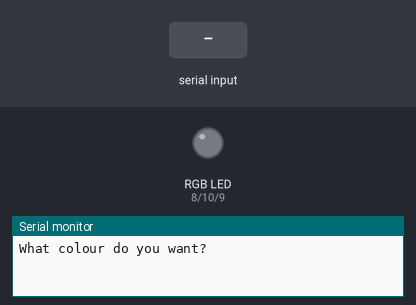
This sketch was run on a simulated Arduino Uno, built with avr-gcc and run on an emulated ATmega328P. On the bench: an RGB LED mixed from three pins (HIGH = lit), the last lines printed to the serial monitor. Inputs (shaded band) come from the test bench.

Above: at 1.2 s.
1.3 s: "red" received over Serial
At 3.2 s:
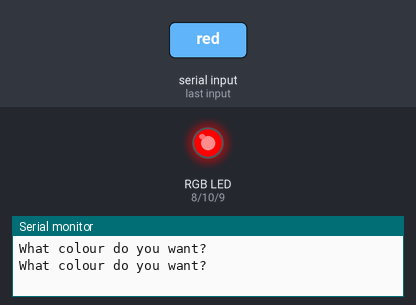
3.8 s: "green" received over Serial
At 5.2 s:
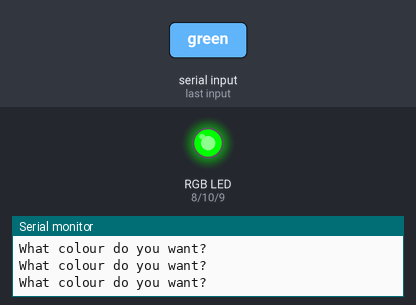
6.3 s: "blue" received over Serial
At 8.2 s:
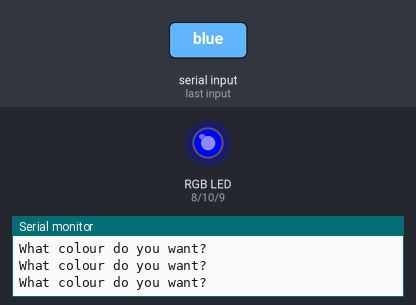
8.8 s: "aqua" received over Serial
At 10.2 s:
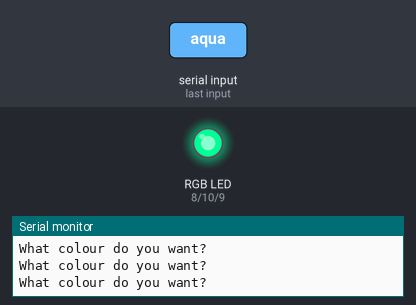
11.3 s: "yellow" received over Serial
At 13.3 s:
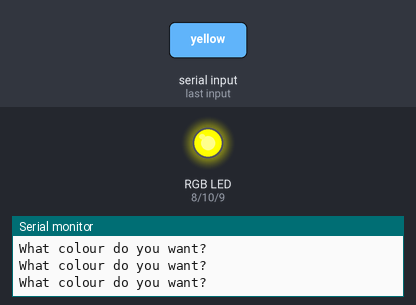
13.8 s: "pink" received over Serial
At 15.2 s:
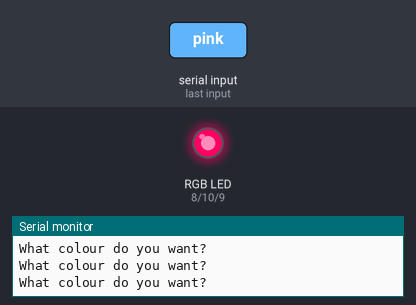
Timing chart, 0 to 16.8 s (numbered marks = the images above; inputs shaded):
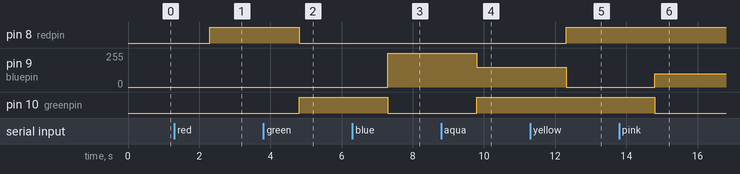

Measured:
- after the input at 1.3 s, pin 8 (redpin): LOW → HIGH after 1.0 s
- after the input at 3.8 s, pin 8 (redpin): HIGH → LOW after 1.0 s; pin 10 (greenpin): LOW → HIGH after 1.0 s
- after the input at 6.3 s, pin 9 (bluepin): 0/255 → 255/255 after 1.0 s; pin 10 (greenpin): HIGH → LOW after 1.0 s
- after the input at 8.8 s, pin 9 (bluepin): 255/255 → 150/255 after 1.0 s; pin 10 (greenpin): LOW → HIGH after 1.0 s
- after the input at 11.3 s, pin 8 (redpin): LOW → HIGH after 1.0 s; pin 9 (bluepin): 150/255 → 0/255 after 1.0 s
- after the input at 13.8 s, pin 9 (bluepin): 0/255 → 100/255 after 1.0 s; pin 10 (greenpin): HIGH → LOW after 1.0 s

The sketch:

arduinoProgram.ino
```cpp
int redpin = 8;  // Define the pin connected to the red component of the RGB LED
int greenpin = 10;  // Define the pin connected to the green component of the RGB LED
int bluepin = 9;  // Define the pin connected to the blue component of the RGB LED
String mycolour;  // Variable to store the color input from the user
String msg = "What colour do you want?";  // Message prompt for the user

void setup() {
  Serial.begin(9600);  // Initialize serial communication at a baud rate of 9600
  pinMode(redpin, OUTPUT);  // Set the red pin as an output
  pinMode(greenpin, OUTPUT);  // Set the green pin as an output
  pinMode(bluepin, OUTPUT);  // Set the blue pin as an output
}

void loop() {
  Serial.println(msg);  // Print the message prompt to the serial monitor
  while (Serial.available() == 0) {
    // Wait for user input
  }
  mycolour = Serial.readString();  // Read the input from the serial monitor as a string
  if (mycolour == "red") {
    digitalWrite(redpin, HIGH);  // Turn on the red LED
    digitalWrite(greenpin, LOW);  // Turn off the green LED
    digitalWrite(bluepin, LOW);  // Turn off the blue LED
  }
  if (mycolour == "green") {
    digitalWrite(redpin, LOW);  // Turn off the red LED
    digitalWrite(greenpin, HIGH);  // Turn on the green LED
    digitalWrite(bluepin, LOW);  // Turn off the blue LED
  }
  if (mycolour == "blue") {
    digitalWrite(redpin, LOW);  // Turn off the red LED
    digitalWrite(greenpin, LOW);  // Turn off the green LED
    digitalWrite(bluepin, HIGH);  // Turn on the blue LED
  }
  if (mycolour == "off") {
    digitalWrite(redpin, LOW);  // Turn off the red LED
    digitalWrite(greenpin, LOW);  // Turn off the green LED
    digitalWrite(bluepin, LOW);  // Turn off the blue LED
  }
  if (mycolour == "aqua") {
    analogWrite(redpin, 0);  // Set the red LED to 0 (off)
    analogWrite(greenpin, 255);  // Set the green LED to full brightness
    analogWrite(bluepin, 150);  // Set the blue LED to a medium brightness
  }
  if (mycolour == "yellow") {
    analogWrite(redpin, 255);  // Set the red LED to full brightness
    analogWrite(greenpin, 255);  // Set the green LED to full brightness
    analogWrite(bluepin, 0);  // Set the blue LED to 0 (off)
  }
  if (mycolour == "pink") {
    analogWrite(redpin, 255);  // Set the red LED to full brightness
    analogWrite(greenpin, 0);  // Set the green LED to 0 (off)
    analogWrite(bluepin, 100);  // Set the blue LED to a low brightness
  }
}
```
